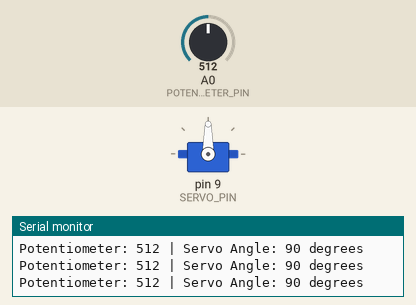
The sketch below on a simulated Arduino Uno, built with avr-gcc and run on an emulated ATmega328P. Shown: servo, the last lines printed to the serial monitor. The inputs (shaded band) are chosen by the test bench; at power-on: A0 (POTENTIOMETER_PIN) = 512.

Above: at 1.2 s.
1.3 s: A0 (POTENTIOMETER_PIN) set to 560
At 1.8 s:
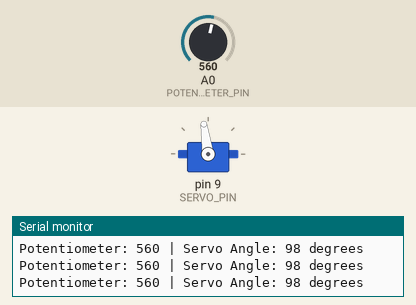
4.3 s: A0 (POTENTIOMETER_PIN) set to 575
At 4.6 s:
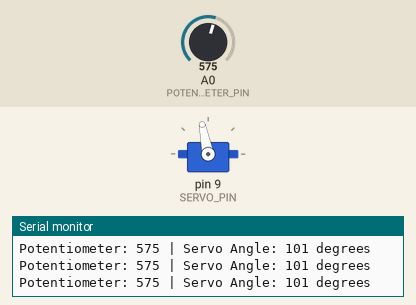
5.8 s: A0 (POTENTIOMETER_PIN) set to 306
At 6.9 s:
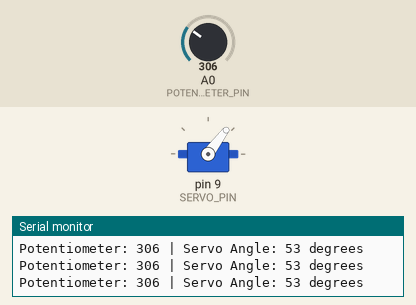
7.3 s: A0 (POTENTIOMETER_PIN) set to 716
At 8.0 s:
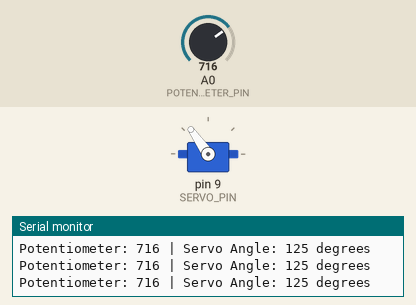
8.8 s: A0 (POTENTIOMETER_PIN) set to 990
At 9.1 s:
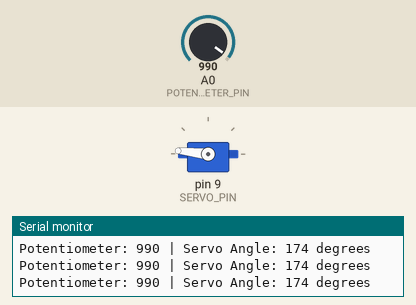
10.3 s: A0 (POTENTIOMETER_PIN) set to 1007
At 10.9 s:
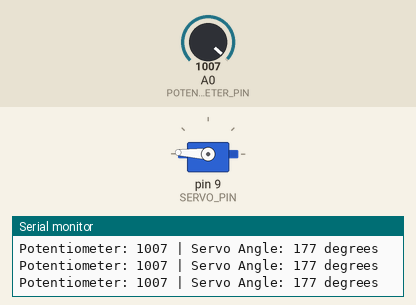
Timing chart, 0 to 13.3 s (numbered marks = the images above; inputs shaded):
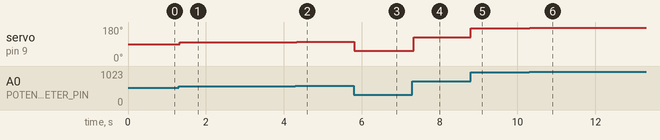

The sketch:

servo_motor.ino
```cpp
/*
 * Project: Servo Motor Control with Potentiometer
 * Description: Control a servo motor position using a potentiometer
 * Author: XergioAleX
 * Date: 2025
 */

// Include the Servo library
#include <Servo.h>

// Pin definitions
const int SERVO_PIN = 9;           // Servo control pin (PWM-capable)
const int POTENTIOMETER_PIN = A0;   // Analog input pin for potentiometer

// Create servo object
Servo myServo;

// Variables
int potValue = 0;        // Raw reading from potentiometer (0-1023)
int servoAngle = 0;      // Servo position angle (0-180 degrees)

void setup() {
  // Attach servo to pin 9
  // This tells the servo library which pin controls the servo
  myServo.attach(SERVO_PIN);

  // Initialize serial communication for debugging
  Serial.begin(9600);
  Serial.println("Servo Motor Control Started");
  Serial.println("Rotate the potentiometer to control servo position");
}

void loop() {
  // Read the analog value from the potentiometer
  // analogRead() returns a value from 0 to 1023
  potValue = analogRead(POTENTIOMETER_PIN);

  // Map the potentiometer value (0-1023) to servo angle (0-180 degrees)
  // This scales the analog input range to the servo position range
  servoAngle = map(potValue, 0, 1023, 0, 180);

  // Set the servo position to the calculated angle
  // write() accepts values from 0 to 180 degrees
  myServo.write(servoAngle);

  // Print values to Serial Monitor for debugging
  Serial.print("Potentiometer: ");
  Serial.print(potValue);
  Serial.print(" | Servo Angle: ");
  Serial.print(servoAngle);
  Serial.println(" degrees");

  // Small delay for stability and smooth movement
  delay(15);  // 15ms delay provides smooth servo movement
}
```

Measured:
- after the input at 1.3 s, servo on pin 9 (SERVO_PIN): 90° → 98° at once
- after the input at 4.3 s, servo on pin 9 (SERVO_PIN): 98° → 101° at once
- after the input at 5.8 s, servo on pin 9 (SERVO_PIN): 101° → 53° at once
- after the input at 7.3 s, servo on pin 9 (SERVO_PIN): 53° → 125° at once
- after the input at 8.8 s, servo on pin 9 (SERVO_PIN): 125° → 174° at once
- after the input at 10.3 s, servo on pin 9 (SERVO_PIN): 174° → 177° at once
